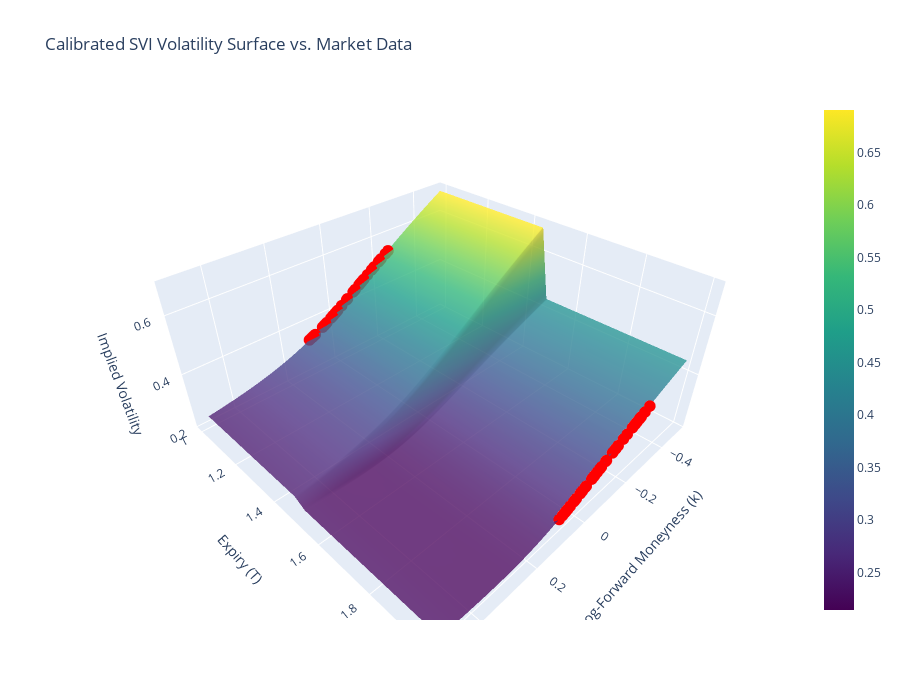

Write notebook code for a chart like this one.
### Markdown cell above
## 6. Visualize the Calibrated Surface

Finally, let's visualize the result. We will create a 3D plot showing the calibrated SVI surface and overlay the original market data points (our synthetic options) to see how well the model fits.

### Code cell
# Create a grid of moneyness and expiry points for the surface plot
moneyness_grid = np.linspace(-0.5, 0.5, 50)
expiry_grid = np.linspace(1.0, 2.0, 25)
X, Y = np.meshgrid(moneyness_grid, expiry_grid)
Z = np.array([surface.volatility(m, e) for m, e in zip(X.ravel(), Y.ravel())]).reshape(X.shape)

# Create the surface plot
surface_plot = go.Surface(x=X, y=Y, z=Z, colorscale='Viridis', opacity=0.8, name='Calibrated SVI Surface')

# Prepare market data for scatter plot
market_data = []
for opt in all_options:
    try:
        vol = implied_volatility_py(opt, opt.price)
        market_data.append({'moneyness': opt.moneyness(), 'expiry': opt.expiry, 'market_vol': vol})
    except CalibrationError:
        pass # Ignore options where implied vol fails
df = pd.DataFrame(market_data)

scatter_plot = go.Scatter3d(
    x=df['moneyness'], y=df['expiry'], z=df['market_vol'],
    mode='markers',
    marker=dict(size=4, color='red', symbol='circle'),
    name='Market Data'
)

fig = go.Figure(data=[surface_plot, scatter_plot])
fig.update_layout(
    title='Calibrated SVI Volatility Surface vs. Market Data',
    scene=dict(
        xaxis_title='Log-Forward Moneyness (k)',
        yaxis_title='Expiry (T)',
        zaxis_title='Implied Volatility'
    ),
    width=900, height=700
)
fig.show()

### Figure 1 — Plotly figure (JSON) as saved in the notebook; plotly's stock layout.template omitted (floating-point values rounded to 4 significant figures; data arrays with more than 128 entries replaced by an {"elided": "..."} marker saying what was removed)
{"data": [{"colorscale": [[0, "#440154"], [0.1111, "#482878"], [0.2222, "#3e4989"], [0.3333, "#31688e"], [0.4444, "#26828e"], [0.5556, "#1f9e89"], [0.6667, "#35b779"], [0.7778, "#6ece58"], [0.8889, "#b5de2b"], [1, "#fde725"]], "name": "Calibrated SVI Surface", "opacity": 0.8, "type": "surface", "x": {"elided": "25x50 float values"}, "y": {"elided": "25x50 float values"}, "z": {"elided": "25x50 float values"}}, {"marker": {"color": "red", "size": 4, "symbol": "circle"}, "mode": "markers", "name": "Market Data", "type": "scatter3d", "x": [0.001888, -0.006703, 0.05688, -0.08676, -0.1782, -0.05277, -0.1081, -0.05293, -0.129, -0.0285, -0.08347, -0.2319, 0.1137, 0.04274, -0.1172, -0.2443, -0.1994, -0.1472, 0.09089, 0.04667, 0.04362, -0.0812, -0.0513, 0.1119, 0.03855, 0.1092, 0.1126, 0.1017, -0.1097, -0.1201, 0.009334, -0.1671, -0.211, -0.2048, 0.0003718, -0.2022, 0.09952, 0.09576, -0.111, -0.01008, 0.08888, 0.0418, 0.01984, -0.1298, 0.04342, 0.01332, 0.04967, -0.09031, 0.09827, -0.05504, -0.06574, -0.03004, -0.2705, -0.01476, -0.05772, 0.01438, -0.2737, -0.07937, -0.2106, -0.05701, 0.04213, -0.1177, -0.01825, -0.1604, -0.3148, -0.1471, -0.1935, -0.2459, -0.03396, -0.09104, -0.2921, -0.009291, -0.09765, -0.2544, 0.01628, 0.0535, -0.02937, -0.1166, 0.009988, 0.0473, -0.1577, 0.03188, 0.01268, -0.2352, -0.2339, -0.1194, 0.07611, -0.06488, -0.06919, -0.1451, -0.08091, 0.01188, 0.01741, 0.006895, -0.2741, 0.06338, -0.2468, -0.1703, -0.2665, 0.01283], "y": [1.0, 1.0, 1.0, 1.0, 1.0, 1.0, 1.0, 1.0, 1.0, 1.0, 1.0, 1.0, 1.0, 1.0, 1.0, 1.0, 1.0, 1.0, 1.0, 1.0, 1.0, 1.0, 1.0, 1.0, 1.0, 1.0, 1.0, 1.0, 1.0, 1.0, 1.0, 1.0, 1.0, 1.0, 1.0, 1.0, 1.0, 1.0, 1.0, 1.0, 1.0, 1.0, 1.0, 1.0, 1.0, 1.0, 1.0, 1.0, 1.0, 1.0, 2.0, 2.0, 2.0, 2.0, 2.0, 2.0, 2.0, 2.0, 2.0, 2.0, 2.0, 2.0, 2.0, 2.0, 2.0, 2.0, 2.0, 2.0, 2.0, 2.0, 2.0, 2.0, 2.0, 2.0, 2.0, 2.0, 2.0, 2.0, 2.0, 2.0, 2.0, 2.0, 2.0, 2.0, 2.0, 2.0, 2.0, 2.0, 2.0, 2.0, 2.0, 2.0, 2.0, 2.0, 2.0, 2.0, 2.0, 2.0, 2.0, 2.0], "z": [0.3957, 0.4007, 0.3659, 0.4492, 0.5049, 0.4283, 0.4623, 0.4284, 0.4751, 0.4136, 0.4471, 0.5366, 0.3411, 0.3732, 0.4679, 0.5438, 0.5175, 0.4862, 0.3502, 0.3711, 0.3727, 0.4457, 0.4274, 0.3418, 0.3754, 0.3428, 0.3415, 0.3457, 0.4633, 0.4697, 0.3914, 0.4983, 0.5244, 0.5207, 0.3966, 0.5192, 0.3466, 0.3481, 0.4641, 0.4027, 0.3511, 0.3737, 0.3855, 0.4756, 0.3728, 0.3892, 0.3696, 0.4514, 0.3471, 0.4297, 0.2984, 0.2849, 0.3746, 0.2792, 0.2953, 0.2687, 0.3758, 0.3035, 0.353, 0.295, 0.2592, 0.3181, 0.2805, 0.3343, 0.3902, 0.3293, 0.3467, 0.3658, 0.2864, 0.308, 0.3823, 0.2772, 0.3105, 0.3689, 0.2681, 0.2555, 0.2847, 0.3177, 0.2703, 0.2575, 0.3333, 0.2627, 0.2693, 0.362, 0.3615, 0.3188, 0.2485, 0.298, 0.2997, 0.3286, 0.3041, 0.2696, 0.2677, 0.2714, 0.3759, 0.2524, 0.3661, 0.338, 0.3732, 0.2693]}], "layout": {"height": 700, "scene": {"xaxis": {"title": {"text": "Log-Forward Moneyness (k)"}}, "yaxis": {"title": {"text": "Expiry (T)"}}, "zaxis": {"title": {"text": "Implied Volatility"}}}, "title": {"text": "Calibrated SVI Volatility Surface vs. Market Data"}, "width": 900}}
